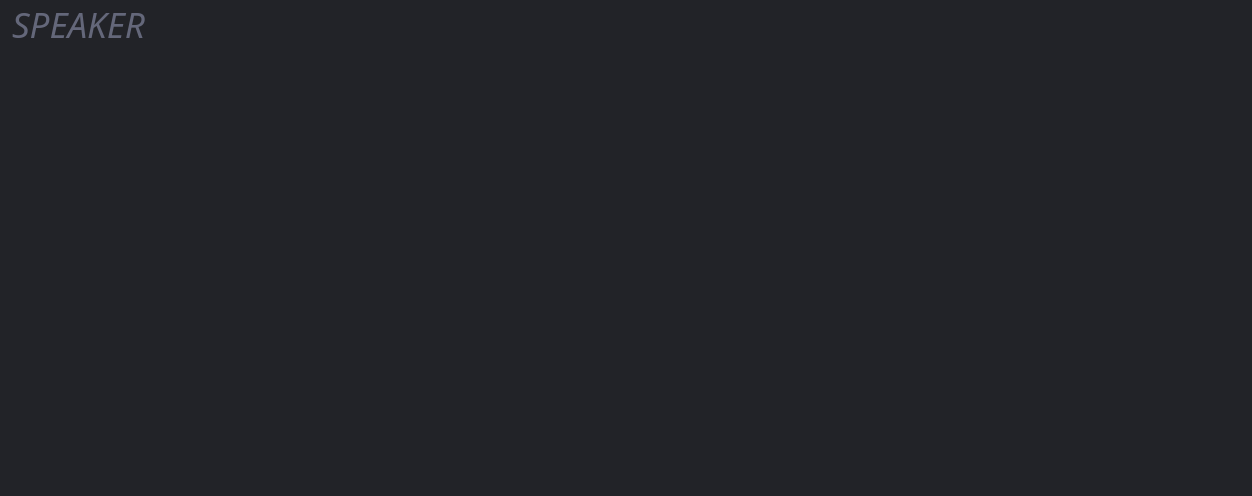
<?xml version="1.0" encoding="UTF-8"?>
<ui version="4.0">
 <class>SpeakerPage</class>
 <widget class="QWidget" name="SpeakerPage">
  <property name="geometry">
   <rect>
    <x>0</x>
    <y>0</y>
    <width>1252</width>
    <height>496</height>
   </rect>
  </property>
  <property name="minimumSize">
   <size>
    <width>0</width>
    <height>348</height>
   </size>
  </property>
  <property name="windowTitle">
   <string>Form</string>
  </property>
  <property name="styleSheet">
   <string notr="true">#SpeakerPage {
	background: rgb(34, 35, 40);
}

QWidget {
        font-family: &quot;Source Sans Pro&quot;;
		background: none;
}

QMenu {
    background-color: rgb(34, 35, 40);
}

QLabel:!disabled {
	color: white;
}

QGroupBox {
	border: 1px solid black;
	border-radius: 5px;
	background: rgb(34, 35, 40);
	padding-top: 25px;
}

QGroupBox:disabled {
	border: 1px solid rgb(26, 26, 30);
}

QGroupBox::title {
	background: rgb(249, 154, 0);
	color: rgb(34, 35, 40);
    padding: 5px;
	border: 1px solid black;
	border-top-left-radius: 5px;
	border-bottom-right-radius: 5px;
}

QGroupBox::title:disabled {
	background: rgb(34, 35, 40);
        color: rgb(100, 100, 100);
	border: 1px solid rgb(26, 26, 30);
}

QGroupBox:checked:!disabled {
	background: rgb(50, 52, 59);
}

QGroupBox:focus:!checked {
	border: 1px solid rgb(249, 154, 0);
	background: rgb(26, 26, 30);
}

QGroupBox:focus:checked {
	border: 1px solid rgb(249, 154, 0);
}

QGroupBox::title:focus {
	border: 1px solid rgb(249, 154, 0);
}

QGroupBox::indicator {
    width: 15px;
    height: 15px;
    background: rgb(34, 35, 40);
	border-radius: 3px;
}

QGroupBox::indicator:disabled {
    width: 15px;
    height: 15px;
    background: rgb(26, 26, 30);
}

QGroupBox::indicator:checked {
        image: url(&quot;://check_FILL0_wght400_GRAD0_opsz20.svg&quot;);
}

QCheckBox {
    padding: 5px;
	color: white;
    background: rgb(63, 65, 77);
    border: 1px solid black;
    border-radius: 5px;
}

QCheckBox:disabled {
	background: rgb(34, 35, 40);
        color: rgb(100, 100, 100);
}

QCheckBox::hover {
        border: 1px solid rgb(75, 77, 91);
}

QCheckBox:focus {
	border: 1px solid rgb(249, 154, 0);
}

QCheckBox::indicator {
    width: 15px;
    height: 15px;
    background: rgb(34, 35, 40);
	border-radius: 3px;
}

QCheckBox::indicator:disabled {
    width: 15px;
    height: 15px;
    background: rgb(26, 26, 30);
}

QCheckBox::indicator:checked {
        image: url(&quot;://check_FILL0_wght400_GRAD0_opsz20.svg&quot;);
}

QPushButton {
	background: rgb(63, 65, 77);
	color: white;
    border: 1px solid black;
	border-radius: 5px;
	padding: 6px;
}

QPushButton:disabled {
	background: rgb(34, 35, 40);
        color: rgb(100, 100, 100);
	border: 1px solid rgb(26, 26, 30);
}

QPushButton:hover {
	  background: rgb(75, 77, 91);
}

QComboBox {
	color: white;
    background: rgb(63, 65, 77);
    border: 1px solid black;
	border-radius: 5px;
	padding: 5px;
}

QComboBox::disabled {
	background: rgb(34, 35, 40);
        color: rgb(100, 100, 100);
	border: 1px solid rgb(26, 26, 30);
}

QComboBox:hover {
    border: 1px solid rgb(75, 77, 91);
}

QComboBox:focus {
	border: 1px solid rgb(249, 154, 0);
}

QComboBox::drop-down {
	border: none;
}

QComboBox::down-arrow {
        image: url(&quot;:/arrow_drop_down_FILL0_wght400_GRAD0_opsz20_white.svg&quot;);
 	width: 6px;
	margin-right: 4px;
	margin-bottom: 2px;
}

QLineEdit {
	color: white;
    background: rgb(63, 65, 77);
    border: 1px solid black;
	border-radius: 5px;
	padding: 5px;
}

QLineEdit:disabled {
	background: rgb(34, 35, 40);
        color: rgb(100, 100, 100);
	border: 1px solid rgb(26, 26, 30);
}

QLineEdit:hover {
    border: 1px solid rgb(75, 77, 91);
}

QLineEdit:focus {
	border: 1px solid rgb(249, 154, 0);
}

QLabel {
	min-height: 30px;
}

QLabel:disabled {
        color: rgb(100, 100, 100);
}

QAbstractSpinBox {
	color: white;
    background: rgb(63, 65, 77);
    border: 1px solid black;
	border-radius: 5px;
	padding: 5px;
}

QAbstractSpinBox:disabled {
	background: rgb(34, 35, 40);
        color: rgb(100, 100, 100);
	border: 1px solid rgb(26, 26, 30);
}

QAbstractSpinBox:hover {
    border: 1px solid rgb(75, 77, 91);
}

QAbstractSpinBox:focus {
	border: 1px solid rgb(249, 154, 0);
}

QAbstractSpinBox::up-button {
        image: url(&quot;:/arrow_drop_up_FILL0_wght400_GRAD0_opsz20_white.svg&quot;);
 	width: 6px;
	margin-right: 6px;
	margin-top: 4px;
}

QAbstractSpinBox::down-button {
        image: url(&quot;:/arrow_drop_down_FILL0_wght400_GRAD0_opsz20_white.svg&quot;);
 	width: 6px;
	margin-right: 6px;
	margin-bottom: 4px;
}

QAbstractSpinBox::up-button:disabled,
QAbstractSpinBox::up-button:off {
                image: url(&quot;:/arrow_drop_up_FILL0_wght400_GRAD0_opsz20.svg&quot;);
}

QAbstractSpinBox::down-button:disabled,
QAbstractSpinBox::down-button:off {
                image: url(&quot;:/arrow_drop_down_FILL0_wght400_GRAD0_opsz20.svg&quot;);
}</string>
  </property>
  <layout class="QGridLayout" name="gridLayout">
   <property name="leftMargin">
    <number>12</number>
   </property>
   <property name="topMargin">
    <number>0</number>
   </property>
   <property name="rightMargin">
    <number>17</number>
   </property>
   <property name="spacing">
    <number>10</number>
   </property>
   <item row="3" column="1">
    <spacer name="verticalSpacer_2">
     <property name="orientation">
      <enum>Qt::Vertical</enum>
     </property>
     <property name="sizeType">
      <enum>QSizePolicy::Fixed</enum>
     </property>
     <property name="sizeHint" stdset="0">
      <size>
       <width>20</width>
       <height>10</height>
      </size>
     </property>
    </spacer>
   </item>
   <item row="10" column="0" colspan="3">
    <spacer name="verticalSpacer">
     <property name="orientation">
      <enum>Qt::Vertical</enum>
     </property>
     <property name="sizeHint" stdset="0">
      <size>
       <width>0</width>
       <height>0</height>
      </size>
     </property>
    </spacer>
   </item>
   <item row="2" column="0" colspan="3">
    <widget class="QWidget" name="widget" native="true">
     <layout class="QGridLayout" name="gridLayout_5">
      <property name="leftMargin">
       <number>0</number>
      </property>
      <property name="topMargin">
       <number>0</number>
      </property>
      <property name="rightMargin">
       <number>0</number>
      </property>
      <property name="bottomMargin">
       <number>0</number>
      </property>
      <property name="horizontalSpacing">
       <number>10</number>
      </property>
      <property name="verticalSpacing">
       <number>5</number>
      </property>
      <item row="0" column="0">
       <widget class="QLabel" name="label_5">
        <property name="sizePolicy">
         <sizepolicy hsizetype="Fixed" vsizetype="Preferred">
          <horstretch>0</horstretch>
          <verstretch>0</verstretch>
         </sizepolicy>
        </property>
        <property name="font">
         <font>
          <family>Source Sans Pro Light</family>
          <pointsize>-1</pointsize>
          <italic>true</italic>
         </font>
        </property>
        <property name="styleSheet">
         <string notr="true">QLabel {
	color: rgb(100, 103, 122);
	font-size: 35px;
	font-family: &quot;Source Sans Pro Light&quot;;
	font-style: italic;
}
</string>
        </property>
        <property name="text">
         <string>SPEAKER</string>
        </property>
       </widget>
      </item>
      <item row="0" column="1">
       <widget class="QPushButton" name="uDocumentationButton">
        <property name="sizePolicy">
         <sizepolicy hsizetype="Fixed" vsizetype="Fixed">
          <horstretch>0</horstretch>
          <verstretch>0</verstretch>
         </sizepolicy>
        </property>
        <property name="toolTip">
         <string>Open Speaker documentation</string>
        </property>
        <property name="styleSheet">
         <string notr="true">QPushButton {
	background: none;
	border: none;
}</string>
        </property>
        <property name="text">
         <string/>
        </property>
        <property name="icon">
         <iconset resource="../resources/resources.qrc">
          <normaloff>:/open_in_new_FILL0_wght100_GRAD0_opsz20.svg</normaloff>:/open_in_new_FILL0_wght100_GRAD0_opsz20.svg</iconset>
        </property>
        <property name="iconSize">
         <size>
          <width>20</width>
          <height>20</height>
         </size>
        </property>
       </widget>
      </item>
      <item row="0" column="2">
       <spacer name="horizontalSpacer">
        <property name="orientation">
         <enum>Qt::Horizontal</enum>
        </property>
        <property name="sizeHint" stdset="0">
         <size>
          <width>40</width>
          <height>20</height>
         </size>
        </property>
       </spacer>
      </item>
     </layout>
    </widget>
   </item>
  </layout>
 </widget>
 <resources>
  <include location="../resources/resources.qrc"/>
 </resources>
 <connections/>
</ui>
